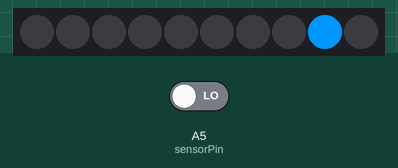
A sketch run on a simulated Arduino Uno, built with avr-gcc and run on an emulated ATmega328P. On the bench: 10 RGB LEDs in strip order, left to right. The inputs (shaded band) are chosen by the test bench; at power-on: A5 (sensorPin) LOW. Colours are those a GRB WS2812 strip shows for the declared byte order; what the sketch prints to the serial monitor is not drawn.

Above: at 1.2 s.
1.3 s: A5 (sensorPin) driven HIGH
At 1.7 s:
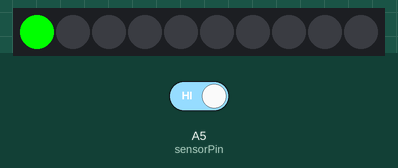
At 2.2 s:
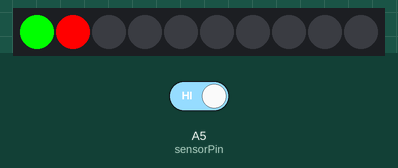
4.3 s: A5 (sensorPin) driven LOW
At 5.4 s:
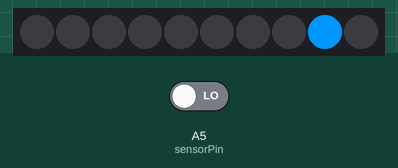
Timing chart, 0 to 7.3 s (numbered marks = the images above; inputs shaded):
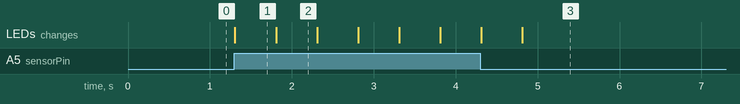

The sketch:

example4.ino
```cpp
/**This Example is just for use the Microphone Sound Sensor KY-038**/


/*****************  NEEDED TO MAKE NODEMCU WORK ***************************/
#define FASTLED_INTERRUPT_RETRY_COUNT 0
#define FASTLED_ESP8266_RAW_PIN_ORDER
/******************  LIBRARY SECTION *************************************/
#include <FastLED.h>
/*****************  LED LAYOUT AND SETUP *********************************/
#define NUM_LEDS 10
/*****************  DECLARATIONS  ****************************************/
CRGB leds[NUM_LEDS];
/*****************  GLOBAL VARIABLES  ************************************/
const int ledPin = 6;
int sensorPin = A5;
boolean val = 0;
/*****************  SETUP FUNCTIONS  ****************************************/

void setup(){
  pinMode(ledPin, OUTPUT);
  pinMode(sensorPin, INPUT);
  Serial.begin (9600);
  FastLED.addLeds<WS2812B, ledPin, RGB>(leds, NUM_LEDS);
}

void loop (){
  val =digitalRead(sensorPin);
  Serial.println (val);
  // when the sensor detects a signal above the threshold value, LED flashes
  if (val==HIGH) {
    leds[0] = CRGB(255, 0, 0);
    FastLED.show();
    delay(500);
    leds[1] = CRGB(0, 255, 0);
    FastLED.show();
    delay(500);
    leds[2] = CRGB(0, 0, 255);
    FastLED.show();
    delay(500);
    leds[3] = CRGB(150, 0, 255);
    FastLED.show();
    delay(500);
    leds[4] = CRGB(255, 200, 20);
    FastLED.show();
    delay(500);
    leds[5] = CRGB(85, 60, 180);
    FastLED.show();
    delay(500);
    leds[6] = CRGB(50, 255, 20);
    FastLED.show();
    delay(500);
    FastLED.show();
  } else {
    leds[8] = CRGB(150, 0, 255);
    FastLED.show();
  }
  FastLED.clear();
}
```

Measured:
- after the input at 1.3 s, the LEDs: change at once (image 1)
- after the input at 4.3 s, the LEDs: first differ from a run without the input after 0.51 s (image 3)
- what the display in image 1 shows lasts 0.5 s, from 1.3 s to 1.8 s
